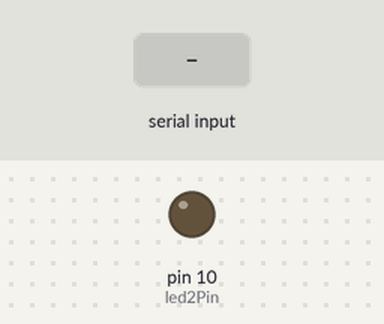
Recording of a sketch running on a simulated Arduino Uno, built with avr-gcc and run on an emulated ATmega328P. On the bench: output pins drawn as LEDs (lit = HIGH). The inputs (shaded band) are chosen by the test bench. What the sketch prints to the serial monitor is not drawn.

Above: at 1.2 s.
1.3 s: byte 30 received over Serial
At 2.5 s:
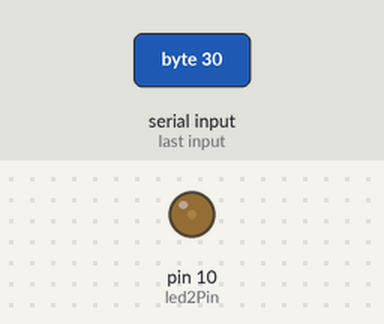
2.8 s: byte 90 received over Serial
At 3.8 s:
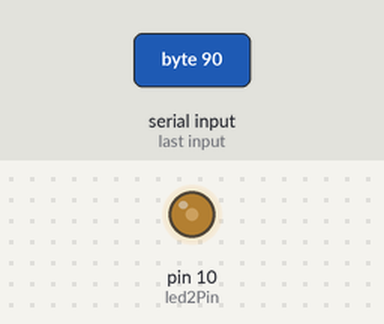
Timing chart, 0 to 5.8 s (numbered marks = the images above; inputs shaded):
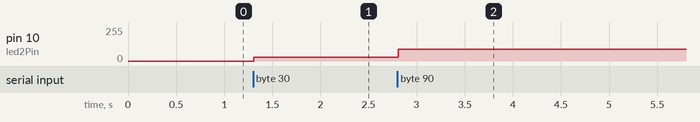

Measured:
- after the input at 1.3 s, pin 10 (led2Pin): 0/255 → 30/255 at once
- after the input at 2.8 s, pin 10 (led2Pin): 30/255 → 90/255 at once

The sketch:

p5ToArduino.ino
```cpp
// set up pins for LEDs and potentiometer
const int led2Pin = 10;   // analog pin 10

int led2brightness = 0;   // how bright the second LED is
int incomingByte;   // variable for holding the data from p5.js

void setup() {
  // initialize the serial port for communication
  Serial.begin(9600);
}

void loop() {

  // read the input from p5.js and use that data to controle the second LED light
  if (Serial.available() > 0) {   // see if there's incoming serial data
   incomingByte = Serial.read();  // read it and store it in the variable
   led2brightness = map(incomingByte, 0, 255, 0, 255);  // map the incoming value to brightness
   } else { }

   Serial.println(incomingByte);

   // write the input brightness value to the second LED
   analogWrite(led2Pin, led2brightness);
}
```
